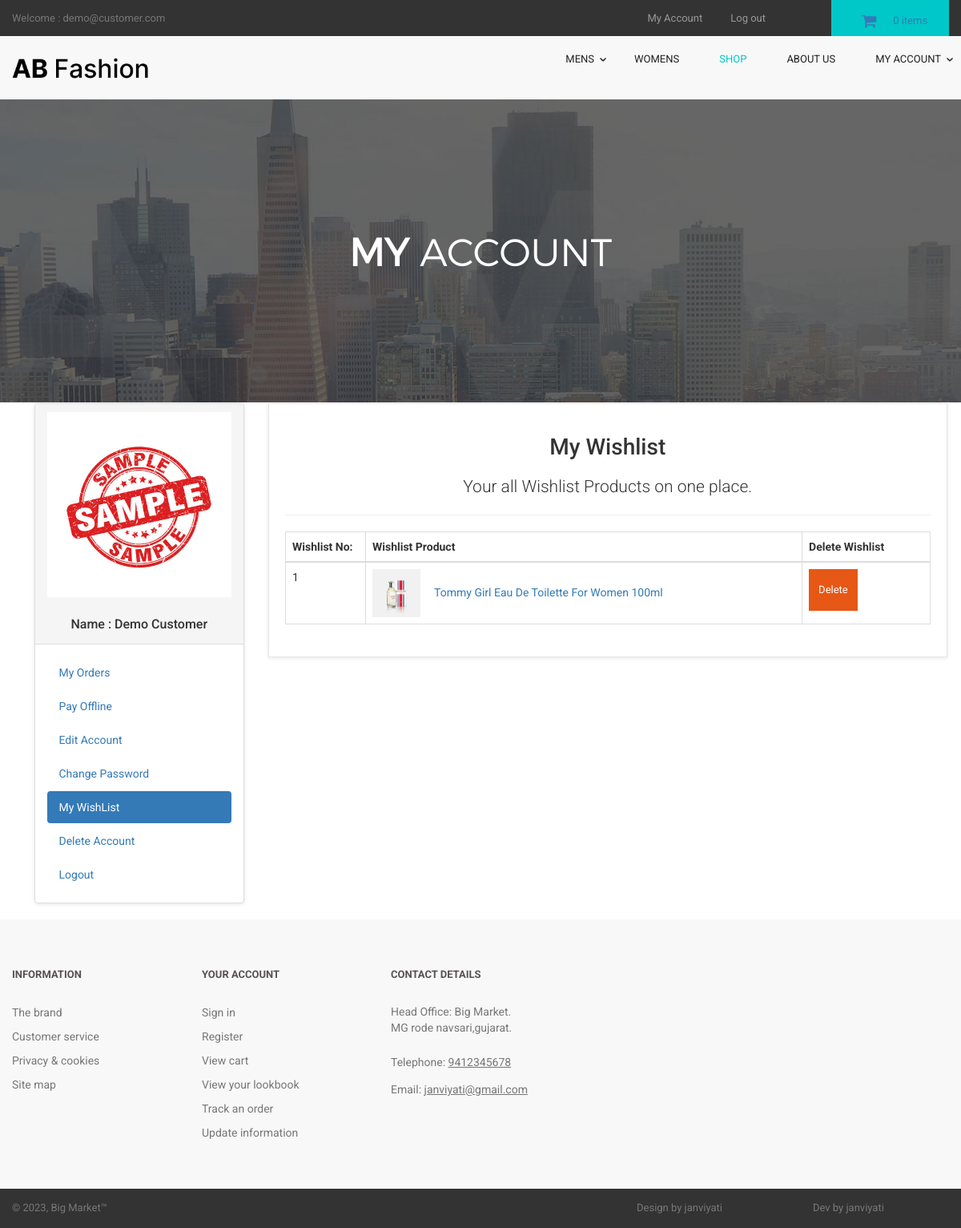
Screenshot of /customer/my_account.php?my_wishlist (signed in) with the database file from the repository.
### tables this page shows
CREATE TABLE `customers` (
  `customer_id` int(10) NOT NULL,
  `customer_name` varchar(255) NOT NULL,
  `customer_email` varchar(255) NOT NULL,
  `customer_pass` varchar(255) NOT NULL,
  `customer_country` text NOT NULL,
  `customer_city` text NOT NULL,
  `customer_contact` varchar(255) NOT NULL,
  `customer_address` text NOT NULL,
  `customer_image` text NOT NULL,
  `customer_ip` varchar(255) NOT NULL,
  `customer_confirm_code` text NOT NULL
);

CREATE TABLE `wishlist` (
  `wishlist_id` int(10) NOT NULL,
  `customer_id` int(10) NOT NULL,
  `product_id` int(10) NOT NULL
);

CREATE TABLE `products` (
  `product_id` int(10) NOT NULL,
  `p_cat_id` int(10) NOT NULL,
  `cat_id` int(10) NOT NULL,
  `manufacturer_id` int(10) NOT NULL,
  `date` timestamp NOT NULL DEFAULT current_timestamp() ON UPDATE current_timestamp(),
  `product_title` text NOT NULL,
  `product_url` text NOT NULL,
  `product_img1` text NOT NULL,
  `product_img2` text NOT NULL,
  `product_img3` text NOT NULL,
  `product_price` int(10) NOT NULL,
  `product_psp_price` int(100) NOT NULL,
  `product_desc` text NOT NULL,
  `product_features` text NOT NULL,
  `product_video` text NOT NULL,
  `product_keywords` text NOT NULL,
  `product_label` text NOT NULL,
  `status` varchar(255) NOT NULL
);

### customer/my_wishlist.php (the view, shortened to what this page needs)
<center>
<h1> My Wishlist </h1>
<p class="lead"> Your all Wishlist Products on one place. </p>
</center>
<hr>
<div class="table-responsive">
<table class="table table-bordered table-hover">
<thead>
<tr>
<th> Wishlist No: </th>
<th> Wishlist Product </th>
<th> Delete Wishlist </th>
</tr>
</thead>
<tbody>
<?php
$customer_session = $_SESSION['customer_email'];
$get_customer = "select * from customers where customer_email='$customer_session'";
$run_customer = mysqli_query($con,$get_customer);
$row_customer = mysqli_fetch_array($run_customer);
$customer_id = $row_customer['customer_id'];
$i = 0;
$get_wishlist = "select * from wishlist where customer_id='$customer_id'";
$run_wishlist = mysqli_query($con,$get_wishlist);
while($row_wishlist = mysqli_fetch_array($run_wishlist)){
$wishlist_id = $row_wishlist['wishlist_id'];
$product_id = $row_wishlist['product_id'];
$get_products = "select * from products where product_id='$product_id'";
$run_products = mysqli_query($con,$get_products);
$row_products = mysqli_fetch_array($run_products);
$product_title = $row_products['product_title'];
$product_url = $row_products['product_url'];
$product_img1 = $row_products['product_img1'];
$i++;
?>
<tr>
<td width="100"> <?php echo $i; ?> </td>
<td>
<img src="../admin_area/product_images/<?php echo $product_img1; ?>" width="60" height="60">
<a href="../<?php echo $product_url; ?>">
<?php echo $product_title; ?>
</a>
</td>
<td>
<a href="my_account.php?delete_wishlist=<?php echo $wishlist_id; ?>" class="btn btn-primary">
<i class="fa fa-trash-o"> </i> Delete
</a>
</td>
</tr>
<?php } ?>
</tbody>
</table>
</div>

### customer/includes/sidebar.php
<div class="panel panel-default sidebar-menu">
<div class="panel-heading">
<?php
$customer_session = $_SESSION['customer_email'];
$get_customer = "select * from customers where customer_email='$customer_session'";
$run_customer = mysqli_query($con,$get_customer);
$row_customer = mysqli_fetch_array($run_customer);
$customer_image = $row_customer['customer_image'];
$customer_name = $row_customer['customer_name'];
if(!isset($_SESSION['customer_email'])){
}
else {
echo "
<center>
<img src='customer_images/$customer_image' class='img-responsive'>
</center>
<br>
<h3 align='center' class='panel-title'> Name : $customer_name </h3>
";
}
?>
</div>
<div class="panel-body">
<ul class="nav nav-pills nav-stacked">
<li class="<?php if(isset($_GET['my_orders'])){ echo "active"; } ?>">
<a href="my_account.php?my_orders"> <i class="fa fa-list"> </i> My Orders </a>
</li>
<li class="<?php if(isset($_GET['pay_offline'])){ echo "active"; } ?>">
<a href="my_account.php?pay_offline"> <i class="fa fa-bolt"></i> Pay Offline </a>
</li>
<li class="<?php if(isset($_GET['edit_account'])){ echo "active"; } ?>">
<a href="my_account.php?edit_account"> <i class="fa fa-pencil"></i> Edit Account </a>
</li>
<li class="<?php if(isset($_GET['change_pass'])){ echo "active"; } ?>">
<a href="my_account.php?change_pass"> <i class="fa fa-user"></i> Change Password </a>
</li>
<li class="<?php if(isset($_GET['my_wishlist'])){ echo "active"; } ?>">
<a href="my_account.php?my_wishlist"> <i class="fa fa-heart"></i> My WishList </a>
</li>
<li class="<?php if(isset($_GET['delete_account'])){ echo "active"; } ?>">
<a href="my_account.php?delete_account"> <i class="fa fa-trash-o"></i> Delete Account </a>
</li>
<li>
<a href="logout.php"> <i class="fa fa-sign-out"></i> Logout </a>
</li>
</ul>
</div>
</div>

### customer/styles/backend.css (style rules this page uses)
html { font-family: "Roboto", Helvetica, Arial, sans-serif; line-height: 1.15; -ms-text-size-adjust: 100%; -webkit-text-size-adjust: 100% }
body { margin: 0 }
h1 { font-size: 2em; margin: .67em 0 }
hr { box-sizing: content-box; height: 0; overflow: visible }
a { background-color: transparent; -webkit-text-decoration-skip: objects }
img { border-style: none }
html { box-sizing: border-box }
body { min-width: 1190px; font-family: Montserrat, sans-serif; font-weight: 400; background-color: white; }
img { max-width: 100%; height: auto }
.btn { display: inline-block; vertical-align: top; font-size: 13px; line-height: 40px; text-decoration: none; -webkit-transition: .3s; transition: .3s }

### styles/style.css (style rules this page uses)
body { font-family: "Roboto", Helvetica, Arial, sans-serif; font-size: 14px; line-height: 1.42857143; color: #333333; background-color: #fff; overflow-x: hidden; }
.btn-primary { color:rgb(255, 255, 255); background-color:#e75716; border-color:#e75716; }
#content .panel.sidebar-menu { box-sizing: border-box; box-shadow: 0 1px 5px rgba(0, 0, 0, 0.1); }
#content .panel.sidebar-menu h3 { padding: 5px 0; margin: 0; }

### rows the page displays
customers: customer_image (picture), customer_name "Demo Customer"
wishlist: product.product_img1 (picture), product.product_title "Tommy Girl Eau De Toilette For Women 100ml"

### other values shown
$_SESSION['customer_email'] "demo@customer.com"
$count_items "0"
